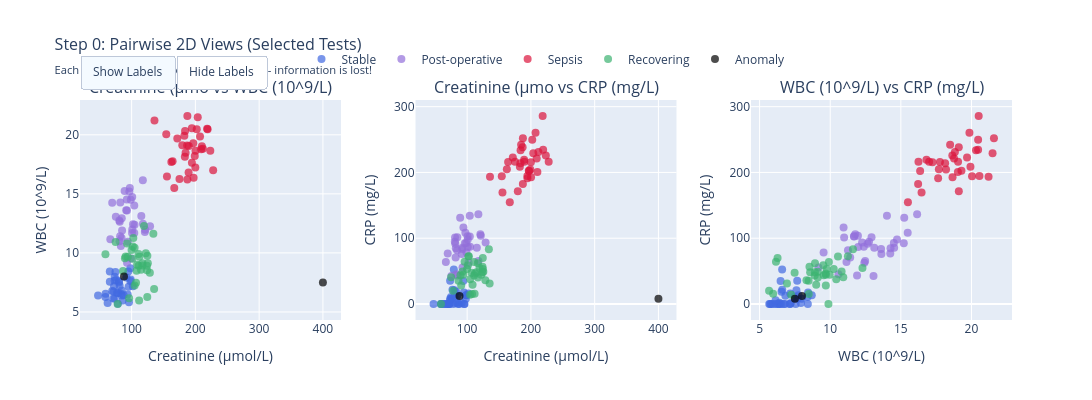

Source (notebook cell):
### Code cell
# ============================================================
# CONFIGURE: Select 3 features to plot pairwise (indices 0-9)
# ============================================================
# Feature indices:
#   0: Sodium (mmol/L)       5: WBC (10^9/L)
#   1: Potassium (mmol/L)    6: Hemoglobin (g/L)
#   2: Creatinine (µmol/L)    7: Platelets (10^9/L)
#   3: Urea (mmol/L)         8: CRP (mg/L)
#   4: Glucose (mmol/L)       9: Lactate (mmol/L)

SELECTED_FEATURES = [2, 5, 8]  # <-- Change these to explore different tests!

def plot_step_0_pairwise(data, states, feature_indices, show_labels=True):
    """Step 0: Show 2D pairwise scatter plots for selected features."""

    # Get feature names
    names = [FEATURE_NAMES[i] for i in feature_indices]

    # Define the three pairs from selected features
    pairs = [
        (feature_indices[0], feature_indices[1], names[0], names[1]),
        (feature_indices[0], feature_indices[2], names[0], names[2]),
        (feature_indices[1], feature_indices[2], names[1], names[2])
    ]

    fig = make_subplots(
        rows=1, cols=3,
        subplot_titles=[f'{p[2][:15]} vs {p[3][:15]}' for p in pairs],
        horizontal_spacing=0.08
    )

    # Track traces for toggle functionality
    state_trace_indices = {state: [] for state in STATE_COLORS.keys()}
    unlabeled_trace_indices = []

    for col, (i, j, xlabel, ylabel) in enumerate(pairs, 1):
        # Plot each state with different colors
        for state in ['Stable', 'Post-operative', 'Sepsis', 'Recovering', 'Anomaly']:
            mask = states == state
            if not np.any(mask):
                continue

            state_trace_indices[state].append(len(fig.data))
            fig.add_trace(
                go.Scatter(
                    x=data[mask, i],
                    y=data[mask, j],
                    mode='markers',
                    marker=dict(size=8, color=STATE_COLORS[state], opacity=0.7),
                    name=state,
                    legendgroup=state,
                    showlegend=(col == 1),
                    visible=show_labels
                ),
                row=1, col=col
            )

        # Add unlabeled version (all points same color)
        unlabeled_trace_indices.append(len(fig.data))
        fig.add_trace(
            go.Scatter(
                x=data[:, i],
                y=data[:, j],
                mode='markers',
                marker=dict(size=8, color='steelblue', opacity=0.6),
                name='All Points',
                legendgroup='all',
                showlegend=(col == 1),
                visible=not show_labels
            ),
            row=1, col=col
        )

        # Update axis labels
        fig.update_xaxes(title_text=xlabel[:20], row=1, col=col)
        fig.update_yaxes(title_text=ylabel[:20], row=1, col=col)

    # Create visibility arrays for toggle
    n_traces = len(fig.data)

    labeled_visibility = [True] * n_traces
    for idx in unlabeled_trace_indices:
        labeled_visibility[idx] = False

    unlabeled_visibility = [False] * n_traces
    for idx in unlabeled_trace_indices:
        unlabeled_visibility[idx] = True

    fig.update_layout(
        title=dict(
            text='Step 0: Pairwise 2D Views (Selected Tests)<br><sub>Each plot shows only 2 of 10 dimensions - information is lost!</sub>',
            font=dict(size=16)
        ),
        width=1100,
        height=400,
        legend=dict(
            orientation="h",
            yanchor="bottom",
            y=1.12,
            xanchor="center",
            x=0.5
        ),
        updatemenus=[
            dict(
                type="buttons",
                direction="left",
                buttons=[
                    dict(args=[{"visible": labeled_visibility}], label="Show Labels", method="restyle"),
                    dict(args=[{"visible": unlabeled_visibility}], label="Hide Labels", method="restyle")
                ],
                pad={"r": 10, "t": 10},
                showactive=True,
                x=0.0, xanchor="left", y=1.25, yanchor="top"
            )
        ]
    )

    fig.show()

    print(f"Showing tests: {names}")
    print("Try changing SELECTED_FEATURES above to explore different combinations!")

plot_step_0_pairwise(data, states, SELECTED_FEATURES)

### Figure 1 — Plotly figure (JSON) as saved in the notebook; plotly's stock layout.template omitted (floating-point values rounded to 4 significant figures; data arrays with more than 128 entries replaced by an {"elided": "..."} marker saying what was removed)
{"data": [{"legendgroup": "Stable", "marker": {"color": "royalblue", "opacity": 0.7, "size": 8}, "mode": "markers", "name": "Stable", "showlegend": true, "type": "scatter", "visible": true, "x": [101.9, 58.93, 73.28, 65.75, 80.16, 84.5, 59.19, 97.99, 81.25, 73.4, 62.37, 95.8, 77.0, 71.13, 74.63, 80.15, 72.44, 78.44, 82.67, 65.82, 98.57, 94.83, 79.07, 69.61, 87.49, 95.29, 47.34, 93.86, 76.1, 84.63, 85.92, 91.67, 97.95, 73.29, 71.68], "xaxis": "x", "y": [7.165, 6.275, 7.663, 8.417, 7.608, 6.825, 6.534, 8.693, 7.211, 7.988, 5.747, 5.823, 6.602, 6.135, 8.391, 7.483, 7.171, 5.683, 6.553, 7.554, 7.753, 8.433, 6.596, 6.77, 6.414, 7.125, 6.387, 6.486, 7.704, 6.402, 5.965, 7.924, 7.63, 6.131, 6.741], "yaxis": "y"}, {"legendgroup": "Post-operative", "marker": {"color": "mediumpurple", "opacity": 0.7, "size": 8}, "mode": "markers", "name": "Post-operative", "showlegend": true, "type": "scatter", "visible": true, "x": [98.63, 100.9, 115.2, 66.61, 102.2, 83.12, 104.2, 117.6, 92.74, 80.73, 92.63, 104.1, 98.95, 84.2, 82.26, 97.2, 81.41, 85.03, 81.04, 120.8, 104.6, 96.42, 92.43, 128.9, 101.0, 121.4, 84.54, 117.7, 75.24, 69.53, 89.04, 81.93, 94.13, 100.7, 91.49], "xaxis": "x", "y": [14.5, 14.73, 13.12, 11.15, 12.42, 10.58, 11.68, 16.15, 9.165, 12.75, 13.6, 14.02, 9.531, 11.26, 14.27, 15.49, 12.64, 11.9, 10.99, 11.77, 12.38, 15.21, 14.53, 12.26, 11.98, 11.96, 12.92, 12.47, 13.07, 14.25, 15.24, 11.41, 10.95, 11.69, 13.62], "yaxis": "y"}, {"legendgroup": "Sepsis", "marker": {"color": "crimson", "opacity": 0.7, "size": 8}, "mode": "markers", "name": "Sepsis", "showlegend": true, "type": "scatter", "visible": true, "x": [154.3, 189.6, 189.4, 164.2, 166.9, 187.4, 200.2, 211.8, 199.9, 171.6, 187.0, 199.0, 194.5, 155.4, 182.7, 194.6, 227.9, 162.3, 218.4, 219.2, 209.1, 210.1, 184.6, 135.8, 179.5, 196.7, 203.7, 183.5, 183.8, 175.1, 187.5, 202.1, 223.4, 197.2, 207.3], "xaxis": "x", "y": [20.04, 19.05, 16.81, 17.77, 15.5, 16.22, 18.66, 18.83, 17.24, 19.69, 19.1, 18.2, 20.56, 16.47, 19.93, 17.64, 17.0, 17.69, 20.51, 20.47, 18.77, 19.04, 18.49, 21.21, 19.1, 19.29, 21.49, 18.13, 20.32, 16.25, 21.59, 20.47, 18.64, 16.37, 19.85], "yaxis": "y"}, {"legendgroup": "Recovering", "marker": {"color": "mediumseagreen", "opacity": 0.7, "size": 8}, "mode": "markers", "name": "Recovering", "showlegend": true, "type": "scatter", "visible": true, "x": [108.5, 96.06, 89.52, 128.6, 111.0, 124.6, 116.9, 102.7, 124.7, 104.7, 78.04, 58.94, 110.9, 92.83, 106.9, 114.7, 104.7, 107.7, 135.3, 86.47, 99.89, 101.3, 101.9, 124.0, 119.4, 90.61, 122.3, 112.2, 134.1, 125.4, 111.7, 94.04, 74.83, 116.8, 124.1], "xaxis": "x", "y": [9.006, 6.161, 9.537, 8.319, 8.902, 6.273, 9.118, 11.25, 9.747, 10.43, 5.672, 9.875, 9.907, 10.81, 7.478, 8.579, 7.236, 8.481, 6.938, 8.471, 10.25, 9.51, 10.55, 8.917, 12.28, 9.689, 9.963, 9.678, 11.61, 9.124, 5.96, 9.684, 10.92, 8.923, 8.532], "yaxis": "y"}, {"legendgroup": "Anomaly", "marker": {"color": "black", "opacity": 0.7, "size": 8}, "mode": "markers", "name": "Anomaly", "showlegend": true, "type": "scatter", "visible": true, "x": [400.0, 88.0], "xaxis": "x", "y": [7.5, 8.0], "yaxis": "y"}, {"legendgroup": "all", "marker": {"color": "steelblue", "opacity": 0.6, "size": 8}, "mode": "markers", "name": "All Points", "showlegend": true, "type": "scatter", "visible": false, "x": {"elided": "142 float values"}, "xaxis": "x", "y": {"elided": "142 float values"}, "yaxis": "y"}, {"legendgroup": "Stable", "marker": {"color": "royalblue", "opacity": 0.7, "size": 8}, "mode": "markers", "name": "Stable", "showlegend": false, "type": "scatter", "visible": true, "x": [101.9, 58.93, 73.28, 65.75, 80.16, 84.5, 59.19, 97.99, 81.25, 73.4, 62.37, 95.8, 77.0, 71.13, 74.63, 80.15, 72.44, 78.44, 82.67, 65.82, 98.57, 94.83, 79.07, 69.61, 87.49, 95.29, 47.34, 93.86, 76.1, 84.63, 85.92, 91.67, 97.95, 73.29, 71.68], "xaxis": "x2", "y": [15.93, 0.0, 35.31, 0.0, 20.77, 12.48, 0.0, 13.23, 1.607, 7.942, 0.0, 0.0, 21.82, 0.0, 10.55, 11.01, 0.0, 0.0, 18.51, 0.0, 13.16, 17.42, 52.29, 0.0, 0.0, 0.0, 0.0, 34.83, 8.27, 1.838, 0.0, 1.646, 7.94, 5.755, 0.0], "yaxis": "y2"}, {"legendgroup": "Post-operative", "marker": {"color": "mediumpurple", "opacity": 0.7, "size": 8}, "mode": "markers", "name": "Post-operative", "showlegend": false, "type": "scatter", "visible": true, "x": [98.63, 100.9, 115.2, 66.61, 102.2, 83.12, 104.2, 117.6, 92.74, 80.73, 92.63, 104.1, 98.95, 84.2, 82.26, 97.2, 81.41, 85.03, 81.04, 120.8, 104.6, 96.42, 92.43, 128.9, 101.0, 121.4, 84.54, 117.7, 75.24, 69.53, 89.04, 81.93, 94.13, 100.7, 91.49], "xaxis": "x2", "y": [92.77, 97.98, 85.61, 64.01, 62.54, 45.14, 102.8, 136.5, 55.42, 94.6, 83.43, 134.1, 78.12, 81.8, 84.8, 108.2, 91.76, 43.26, 101.0, 105.9, 87.16, 92.24, 85.46, 93.46, 86.79, 103.9, 101.4, 65.24, 42.69, 76.61, 131.2, 70.66, 116.2, 103.0, 75.98], "yaxis": "y2"}, {"legendgroup": "Sepsis", "marker": {"color": "crimson", "opacity": 0.7, "size": 8}, "mode": "markers", "name": "Sepsis", "showlegend": false, "type": "scatter", "visible": true, "x": [154.3, 189.6, 189.4, 164.2, 166.9, 187.4, 200.2, 211.8, 199.9, 171.6, 187.0, 199.0, 194.5, 155.4, 182.7, 194.6, 227.9, 162.3, 218.4, 219.2, 209.1, 210.1, 184.6, 135.8, 179.5, 196.7, 203.7, 183.5, 183.8, 175.1, 187.5, 202.1, 223.4, 197.2, 207.3], "xaxis": "x2", "y": [194.3, 216.3, 219.2, 215.9, 154.8, 182.3, 192.7, 231.2, 215.3, 222.9, 238.1, 204.4, 194.5, 169.7, 208.5, 191.3, 216.1, 204.7, 285.8, 234.6, 221.1, 200.8, 242.2, 193.3, 171.6, 202.8, 229.3, 213.8, 233.6, 216.3, 252.0, 249.5, 225.7, 202.3, 260.5], "yaxis": "y2"}, {"legendgroup": "Recovering", "marker": {"color": "mediumseagreen", "opacity": 0.7, "size": 8}, "mode": "markers", "name": "Recovering", "showlegend": false, "type": "scatter", "visible": true, "x": [108.5, 96.06, 89.52, 128.6, 111.0, 124.6, 116.9, 102.7, 124.7, 104.7, 78.04, 58.94, 110.9, 92.83, 106.9, 114.7, 104.7, 107.7, 135.3, 86.47, 99.89, 101.3, 101.9, 124.0, 119.4, 90.61, 122.3, 112.2, 134.1, 125.4, 111.7, 94.04, 74.83, 116.8, 124.1], "xaxis": "x2", "y": [29.36, 64.29, 43.83, 36.28, 43.21, 69.95, 40.23, 72.64, 53.03, 37.56, 20.22, 0.0, 63.97, 49.5, 47.63, 48.13, 13.9, 15.31, 31.06, 35.52, 53.27, 58.96, 72.28, 48.34, 54.71, 28.3, 44.37, 46.42, 83.27, 49.01, 15.75, 44.62, 40.68, 61.95, 56.5], "yaxis": "y2"}, {"legendgroup": "Anomaly", "marker": {"color": "black", "opacity": 0.7, "size": 8}, "mode": "markers", "name": "Anomaly", "showlegend": false, "type": "scatter", "visible": true, "x": [400.0, 88.0], "xaxis": "x2", "y": [8.0, 12.0], "yaxis": "y2"}, {"legendgroup": "all", "marker": {"color": "steelblue", "opacity": 0.6, "size": 8}, "mode": "markers", "name": "All Points", "showlegend": false, "type": "scatter", "visible": false, "x": {"elided": "142 float values"}, "xaxis": "x2", "y": {"elided": "142 float values"}, "yaxis": "y2"}, {"legendgroup": "Stable", "marker": {"color": "royalblue", "opacity": 0.7, "size": 8}, "mode": "markers", "name": "Stable", "showlegend": false, "type": "scatter", "visible": true, "x": [7.165, 6.275, 7.663, 8.417, 7.608, 6.825, 6.534, 8.693, 7.211, 7.988, 5.747, 5.823, 6.602, 6.135, 8.391, 7.483, 7.171, 5.683, 6.553, 7.554, 7.753, 8.433, 6.596, 6.77, 6.414, 7.125, 6.387, 6.486, 7.704, 6.402, 5.965, 7.924, 7.63, 6.131, 6.741], "xaxis": "x3", "y": [15.93, 0.0, 35.31, 0.0, 20.77, 12.48, 0.0, 13.23, 1.607, 7.942, 0.0, 0.0, 21.82, 0.0, 10.55, 11.01, 0.0, 0.0, 18.51, 0.0, 13.16, 17.42, 52.29, 0.0, 0.0, 0.0, 0.0, 34.83, 8.27, 1.838, 0.0, 1.646, 7.94, 5.755, 0.0], "yaxis": "y3"}, {"legendgroup": "Post-operative", "marker": {"color": "mediumpurple", "opacity": 0.7, "size": 8}, "mode": "markers", "name": "Post-operative", "showlegend": false, "type": "scatter", "visible": true, "x": [14.5, 14.73, 13.12, 11.15, 12.42, 10.58, 11.68, 16.15, 9.165, 12.75, 13.6, 14.02, 9.531, 11.26, 14.27, 15.49, 12.64, 11.9, 10.99, 11.77, 12.38, 15.21, 14.53, 12.26, 11.98, 11.96, 12.92, 12.47, 13.07, 14.25, 15.24, 11.41, 10.95, 11.69, 13.62], "xaxis": "x3", "y": [92.77, 97.98, 85.61, 64.01, 62.54, 45.14, 102.8, 136.5, 55.42, 94.6, 83.43, 134.1, 78.12, 81.8, 84.8, 108.2, 91.76, 43.26, 101.0, 105.9, 87.16, 92.24, 85.46, 93.46, 86.79, 103.9, 101.4, 65.24, 42.69, 76.61, 131.2, 70.66, 116.2, 103.0, 75.98], "yaxis": "y3"}, {"legendgroup": "Sepsis", "marker": {"color": "crimson", "opacity": 0.7, "size": 8}, "mode": "markers", "name": "Sepsis", "showlegend": false, "type": "scatter", "visible": true, "x": [20.04, 19.05, 16.81, 17.77, 15.5, 16.22, 18.66, 18.83, 17.24, 19.69, 19.1, 18.2, 20.56, 16.47, 19.93, 17.64, 17.0, 17.69, 20.51, 20.47, 18.77, 19.04, 18.49, 21.21, 19.1, 19.29, 21.49, 18.13, 20.32, 16.25, 21.59, 20.47, 18.64, 16.37, 19.85], "xaxis": "x3", "y": [194.3, 216.3, 219.2, 215.9, 154.8, 182.3, 192.7, 231.2, 215.3, 222.9, 238.1, 204.4, 194.5, 169.7, 208.5, 191.3, 216.1, 204.7, 285.8, 234.6, 221.1, 200.8, 242.2, 193.3, 171.6, 202.8, 229.3, 213.8, 233.6, 216.3, 252.0, 249.5, 225.7, 202.3, 260.5], "yaxis": "y3"}, {"legendgroup": "Recovering", "marker": {"color": "mediumseagreen", "opacity": 0.7, "size": 8}, "mode": "markers", "name": "Recovering", "showlegend": false, "type": "scatter", "visible": true, "x": [9.006, 6.161, 9.537, 8.319, 8.902, 6.273, 9.118, 11.25, 9.747, 10.43, 5.672, 9.875, 9.907, 10.81, 7.478, 8.579, 7.236, 8.481, 6.938, 8.471, 10.25, 9.51, 10.55, 8.917, 12.28, 9.689, 9.963, 9.678, 11.61, 9.124, 5.96, 9.684, 10.92, 8.923, 8.532], "xaxis": "x3", "y": [29.36, 64.29, 43.83, 36.28, 43.21, 69.95, 40.23, 72.64, 53.03, 37.56, 20.22, 0.0, 63.97, 49.5, 47.63, 48.13, 13.9, 15.31, 31.06, 35.52, 53.27, 58.96, 72.28, 48.34, 54.71, 28.3, 44.37, 46.42, 83.27, 49.01, 15.75, 44.62, 40.68, 61.95, 56.5], "yaxis": "y3"}, {"legendgroup": "Anomaly", "marker": {"color": "black", "opacity": 0.7, "size": 8}, "mode": "markers", "name": "Anomaly", "showlegend": false, "type": "scatter", "visible": true, "x": [7.5, 8.0], "xaxis": "x3", "y": [8.0, 12.0], "yaxis": "y3"}, {"legendgroup": "all", "marker": {"color": "steelblue", "opacity": 0.6, "size": 8}, "mode": "markers", "name": "All Points", "showlegend": false, "type": "scatter", "visible": false, "x": {"elided": "142 float values"}, "xaxis": "x3", "y": {"elided": "142 float values"}, "yaxis": "y3"}], "layout": {"annotations": [{"font": {"size": 16}, "showarrow": false, "text": "Creatinine (µmo vs WBC (10^9/L)", "x": 0.14, "xanchor": "center", "xref": "paper", "y": 1.0, "yanchor": "bottom", "yref": "paper"}, {"font": {"size": 16}, "showarrow": false, "text": "Creatinine (µmo vs CRP (mg/L)", "x": 0.5, "xanchor": "center", "xref": "paper", "y": 1.0, "yanchor": "bottom", "yref": "paper"}, {"font": {"size": 16}, "showarrow": false, "text": "WBC (10^9/L) vs CRP (mg/L)", "x": 0.86, "xanchor": "center", "xref": "paper", "y": 1.0, "yanchor": "bottom", "yref": "paper"}], "height": 400, "legend": {"orientation": "h", "x": 0.5, "xanchor": "center", "y": 1.12, "yanchor": "bottom"}, "title": {"font": {"size": 16}, "text": "Step 0: Pairwise 2D Views (Selected Tests)<br><sub>Each plot shows only 2 of 10 dimensions - information is lost!</sub>"}, "updatemenus": [{"buttons": [{"args": [{"visible": [true, true, true, true, true, false, true, true, true, true, true, false, true, true, true, true, true, false]}], "label": "Show Labels", "method": "restyle"}, {"args": [{"visible": [false, false, false, false, false, true, false, false, false, false, false, true, false, false, false, false, false, true]}], "label": "Hide Labels", "method": "restyle"}], "direction": "left", "pad": {"r": 10, "t": 10}, "showactive": true, "type": "buttons", "x": 0.0, "xanchor": "left", "y": 1.25, "yanchor": "top"}], "width": 1100, "xaxis": {"anchor": "y", "domain": [0.0, 0.28], "title": {"text": "Creatinine (µmol/L)"}}, "xaxis2": {"anchor": "y2", "domain": [0.36, 0.64], "title": {"text": "Creatinine (µmol/L)"}}, "xaxis3": {"anchor": "y3", "domain": [0.72, 1.0], "title": {"text": "WBC (10^9/L)"}}, "yaxis": {"anchor": "x", "domain": [0.0, 1.0], "title": {"text": "WBC (10^9/L)"}}, "yaxis2": {"anchor": "x2", "domain": [0.0, 1.0], "title": {"text": "CRP (mg/L)"}}, "yaxis3": {"anchor": "x3", "domain": [0.0, 1.0], "title": {"text": "CRP (mg/L)"}}}}
